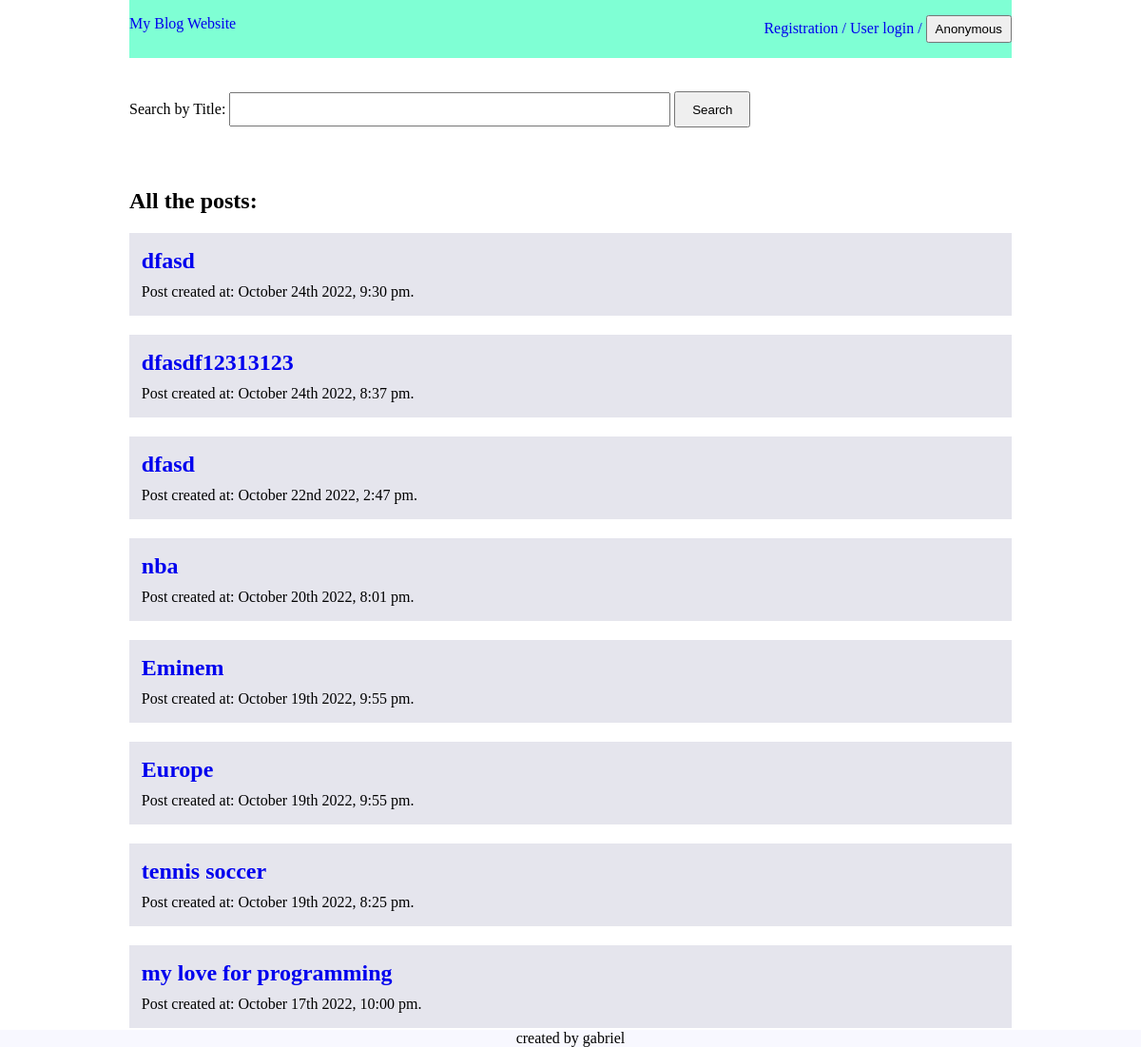
Page /homepage on the earlier database version.
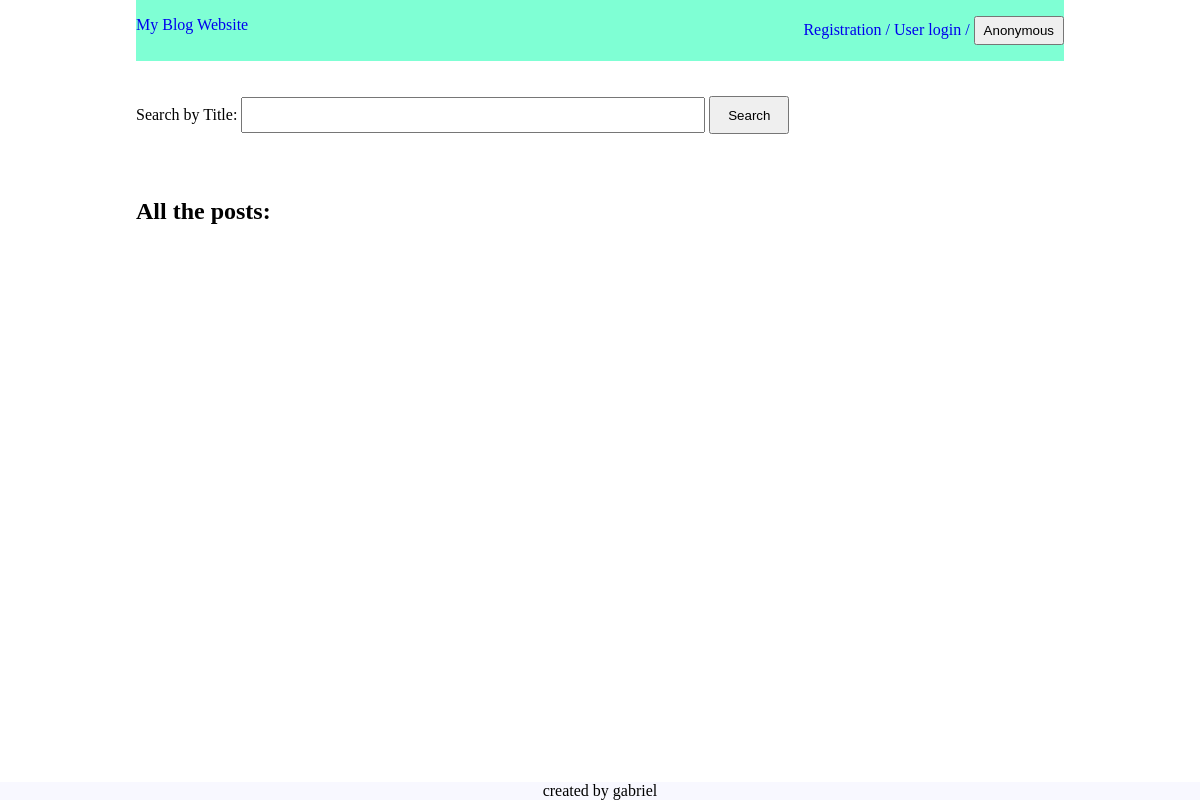
Same page on the later database version.
### blog.py (models this page shows)
class Post(db.Model):
    id = db.Column(db.Integer, primary_key=True)
    title = db.Column(db.String, nullable=False)
    content = db.Column(db.String, nullable=False)
    date_posted = db.Column(db.DateTime, default=datetime.utcnow, nullable=False)
    user_id = db.Column(db.Integer, nullable=False)

### blog.py (the view)
@app.route('/homepage')
def home():
    user_blogs = Post.query.order_by(Post.id.desc()).all()
    return render_template("index.html",blogs=user_blogs)

### templates/index.html (shortened to what this page needs)
<!DOCTYPE html>
<html lang="en">
<head>
    <link rel= "stylesheet" type= "text/css" href= "{{ url_for('static',filename='style.css')}}">
</head>
<body>
    <div class="container">
        <nav>
            <div class="home_link">
                <a href="/homepage">My Blog Website</a>
            </div>
            <div class="nav_link">
                <a href="/registration" id="registration_id">Registration /</a>
                <a href="/login" id="login_id">User login /</a>
                <button id="identity">Anonymous</button>
            </div>
        </nav>
        <form action="/search_post" method="post" id="search_form">
            <div class="field">
                <label for="title">Search by Title:</label>
                <input type="text" id="title" name="title">
                <button class="button_submit" type="submit">Search</button>
            </div>
        </form>
        <main>
            <h2 id="heading">All the posts:</h2>
            {% for blog in blogs %}
            <article class="post">
                <a href="{{url_for('get_post', title=blog.title) }}"><h2>{{blog.title}}</h2></a>
                <p>Post created at: {{ moment(blog.date_posted).format('MMMM Do YYYY, h:mm a') }}.</p>
            </article>
            {% endfor %}
        </main>
        <footer>
            created by gabriel
        </footer>
    </div>
</body>
</html>

### static/style.css (style rules this page uses)
*, *::after, *::before { padding: 0; margin: 0; box-sizing: border-box; }
html { font-size: 16px; }
.container { width: 80%; max-width: 1128px; margin: auto; padding: 0 1rem; }
a { text-decoration: none; }
nav { display: flex; justify-content: space-between; padding-top: 16px; padding-bottom: 16px; margin-bottom: 20px; background-color: aquamarine; }
#identity { padding: 5px 8px; min-width: 70px; }
#search_form { padding-bottom: 20px; }
#search_form #title { width: 50%; }
#search_form button { width: 80px; }
#heading { margin: 20px 0; }
footer { position: fixed; left: 0; bottom: 0; width: 100%; background-color: ghostwhite; color: black; text-align: center; }
.field { margin-bottom: 1.5rem; }
.field input { width: 50%; height: 2rem; padding: 1rem; margin-top: 1rem; }
.button_submit { width: 100px; padding: 0.6rem; }

Differences in the rows shown:
removed Post: title "dfasd", date_posted "October 24th 2022, 9:30 pm"
removed Post: title "dfasdf12313123", date_posted "October 24th 2022, 8:37 pm"
removed Post: title "dfasd", date_posted "October 22nd 2022, 2:47 pm"
removed Post: title "nba", date_posted "October 20th 2022, 8:01 pm"
removed Post: title "Eminem", date_posted "October 19th 2022, 9:55 pm"
removed Post: title "Europe", date_posted "October 19th 2022, 9:55 pm"
removed Post: title "tennis soccer", date_posted "October 19th 2022, 8:25 pm"
removed Post: title "my love for programming", date_posted "October 17th 2022, 10:00 pm"
